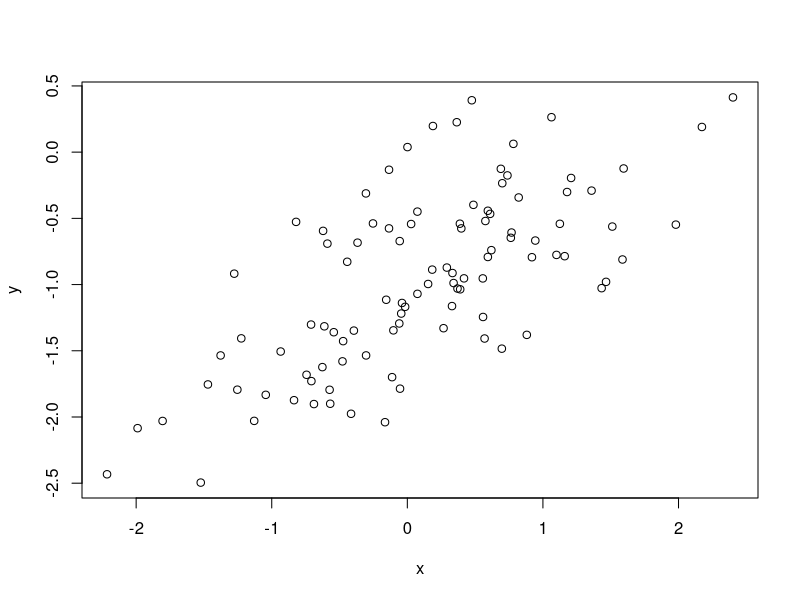

The R source for this figure:
## ---- chunk 1
knitr::opts_chunk$set(echo = TRUE)
## ---- chunk 2
set.seed(1)
x=rnorm(100)
y=2*x+rnorm (100)

lm1 <- lm(y ~ x + 0)
summary(lm1)
## ---- chunk 3
lm2 <- lm(x ~ y +0)
summary(lm2)
## ---- chunk 4
n <- length(x)
t <- sqrt(n - 1)*(x %*% y)/sqrt(sum(x^2) * sum(y^2) - (x %*% y)^2)
t
## ---- chunk 5
lm3 <- lm(y ~ x)
summary(lm3)

lm4 <- lm(x ~ y)
summary(lm4)


## ---- chunk 6
set.seed(1)

x <- 1:100

y <- 3 * x + rnorm(100)

lmx <- lm(y ~ x + 0)
lmy <- lm(x ~ y + 0)

summary(lmx)
summary(lmy)
## ---- chunk 7
x <- 1:100
y <- 1:100

lmx2 <- lm(y ~ x + 0)
lmy2 <- lm(x ~ y + 0)

summary(lmx2)
summary(lmy2)
## ---- chunk 8
set.seed(1)
x <- rnorm(100)
## ---- chunk 9
eps <- rnorm(100, sd = sqrt(0.25))
## ---- chunk 10
y <- -1 + 0.5 * x + eps
## ---- chunk 11
plot(x,y)
